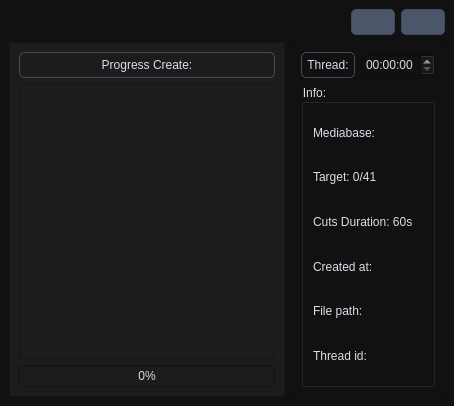
<?xml version='1.0' encoding='utf-8'?>
<ui version="4.0">
 <class>MainWindow</class>
 <widget class="QMainWindow" name="MainWindow">
  <property name="geometry">
   <rect>
    <x>0</x>
    <y>0</y>
    <width>448</width>
    <height>406</height>
   </rect>
  </property>
  <property name="windowTitle">
   <string>MainWindow</string>
  </property>
  <property name="styleSheet">
   <string notr="true">QWidget {
    background-color: #111111;
    color: #D8DEE9;
}

QPushButton {
    background-color: #4C566A;
    border: 1px solid #434C5E;
    color: #D8DEE9;
    padding: 5px;
    border-radius: 5px;
}</string>
  </property>
  <widget class="QWidget" name="centralwidget">
   <layout class="QGridLayout" name="gridLayout_5">
    <item row="0" column="0" colspan="2">
     <layout class="QGridLayout" name="gridLayout_6">
      <item row="0" column="2">
       <widget class="QPushButton" name="close_window_button">
        <property name="sizePolicy">
         <sizepolicy hsizetype="Minimum" vsizetype="Fixed">
          <horstretch>0</horstretch>
          <verstretch>0</verstretch>
         </sizepolicy>
        </property>
        <property name="text">
         <string />
        </property>
        <property name="icon">
         <iconset resource="../Qss/icons/_icons.qrc">
          <normaloff>:/feather/icons/feather/window_close.png</normaloff>:/feather/icons/feather/window_close.png</iconset>
        </property>
       </widget>
      </item>
      <item row="0" column="1">
       <widget class="QPushButton" name="minimize_window_button">
        <property name="sizePolicy">
         <sizepolicy hsizetype="Minimum" vsizetype="Fixed">
          <horstretch>0</horstretch>
          <verstretch>0</verstretch>
         </sizepolicy>
        </property>
        <property name="text">
         <string />
        </property>
        <property name="icon">
         <iconset resource="../Qss/icons/_icons.qrc">
          <normaloff>:/feather/icons/feather/window_minimize.png</normaloff>:/feather/icons/feather/window_minimize.png</iconset>
        </property>
       </widget>
      </item>
      <item row="0" column="0">
       <spacer name="horizontalSpacer">
        <property name="orientation">
         <enum>Qt::Horizontal</enum>
        </property>
        <property name="sizeType">
         <enum>QSizePolicy::Maximum</enum>
        </property>
        <property name="sizeHint" stdset="0">
         <size>
          <width>364</width>
          <height>27</height>
         </size>
        </property>
       </spacer>
      </item>
     </layout>
    </item>
    <item row="1" column="1">
     <widget class="QFrame" name="frame">
      <property name="frameShape">
       <enum>QFrame::StyledPanel</enum>
      </property>
      <property name="frameShadow">
       <enum>QFrame::Raised</enum>
      </property>
      <layout class="QGridLayout" name="gridLayout_4">
       <item row="1" column="1">
        <widget class="QGroupBox" name="groupBox">
         <property name="minimumSize">
          <size>
           <width>0</width>
           <height>296</height>
          </size>
         </property>
         <property name="title">
          <string>Info:</string>
         </property>
         <layout class="QGridLayout" name="gridLayout_3">
          <item row="2" column="0">
           <layout class="QGridLayout" name="gridLayout_2">
            <item row="4" column="0">
             <widget class="QLabel" name="label">
              <property name="text">
               <string>Created at:</string>
              </property>
             </widget>
            </item>
            <item row="5" column="0">
             <widget class="QLabel" name="label_2">
              <property name="text">
               <string>File path:</string>
              </property>
             </widget>
            </item>
            <item row="1" column="0">
             <widget class="QLabel" name="label_8">
              <property name="text">
               <string>Mediabase:</string>
              </property>
             </widget>
            </item>
            <item row="3" column="0">
             <widget class="QLabel" name="label_7">
              <property name="text">
               <string>Cuts Duration: 60s</string>
              </property>
             </widget>
            </item>
            <item row="2" column="0">
             <widget class="QLabel" name="label_6">
              <property name="text">
               <string>Target: 0/41 </string>
              </property>
             </widget>
            </item>
            <item row="6" column="0">
             <widget class="QLabel" name="label_5">
              <property name="text">
               <string>Thread id:</string>
              </property>
             </widget>
            </item>
           </layout>
          </item>
         </layout>
        </widget>
       </item>
       <item row="0" column="1">
        <layout class="QGridLayout" name="gridLayout">
         <item row="0" column="0">
          <widget class="QPushButton" name="pushButton_14">
           <property name="styleSheet">
            <string notr="true">
QPushButton {
    background-color: #111111;
    border: 1px solid #434C5E;
    color: #D8DEE9;
    padding: 5px;
    border-radius: 5px;
}</string>
           </property>
           <property name="text">
            <string>Thread:</string>
           </property>
           <property name="icon">
            <iconset>
             <normaloff>icons/icons8-pushpin-48.png</normaloff>icons/icons8-pushpin-48.png</iconset>
           </property>
           <property name="iconSize">
            <size>
             <width>15</width>
             <height>16</height>
            </size>
           </property>
          </widget>
         </item>
         <item row="0" column="1">
          <widget class="QTimeEdit" name="timeEdit" />
         </item>
        </layout>
       </item>
      </layout>
     </widget>
    </item>
    <item row="1" column="0">
     <widget class="QFrame" name="frame_6">
      <property name="minimumSize">
       <size>
        <width>0</width>
        <height>185</height>
       </size>
      </property>
      <property name="maximumSize">
       <size>
        <width>16777215</width>
        <height>16777215</height>
       </size>
      </property>
      <property name="baseSize">
       <size>
        <width>0</width>
        <height>0</height>
       </size>
      </property>
      <property name="styleSheet">
       <string notr="true">QWidget {
    background-color: #1C1C1C;
    color: #D8DEE9;
}</string>
      </property>
      <property name="frameShape">
       <enum>QFrame::StyledPanel</enum>
      </property>
      <property name="frameShadow">
       <enum>QFrame::Raised</enum>
      </property>
      <layout class="QGridLayout" name="gridLayout_35">
       <item row="1" column="0">
        <widget class="QPushButton" name="pushButton_13">
         <property name="styleSheet">
          <string notr="true" />
         </property>
         <property name="text">
          <string>Progress Create:</string>
         </property>
         <property name="icon">
          <iconset>
           <normaloff>icons/icons8-label-emoji-48.png</normaloff>icons/icons8-label-emoji-48.png</iconset>
         </property>
         <property name="iconSize">
          <size>
           <width>44</width>
           <height>17</height>
          </size>
         </property>
        </widget>
       </item>
       <item row="3" column="0">
        <widget class="QProgressBar" name="progressBar_5">
         <property name="value">
          <number>0</number>
         </property>
        </widget>
       </item>
       <item row="2" column="0">
        <widget class="QTextEdit" name="textEdit_10">
         <property name="sizePolicy">
          <sizepolicy hsizetype="Minimum" vsizetype="Minimum">
           <horstretch>0</horstretch>
           <verstretch>0</verstretch>
          </sizepolicy>
         </property>
         <property name="minimumSize">
          <size>
           <width>0</width>
           <height>0</height>
          </size>
         </property>
         <property name="maximumSize">
          <size>
           <width>16777215</width>
           <height>16777215</height>
          </size>
         </property>
        </widget>
       </item>
      </layout>
     </widget>
    </item>
   </layout>
  </widget>
 </widget>
 <connections />
<customwidgets><customwidget><class>QPushButton</class><extends>QPushButton</extends><header location="global">Custom_Widgets.Theme.h</header><container>1</container></customwidget><customwidget><class>QLabel</class><extends>QLabel</extends><header location="global">Custom_Widgets.Theme.h</header><container>1</container></customwidget></customwidgets></ui>
